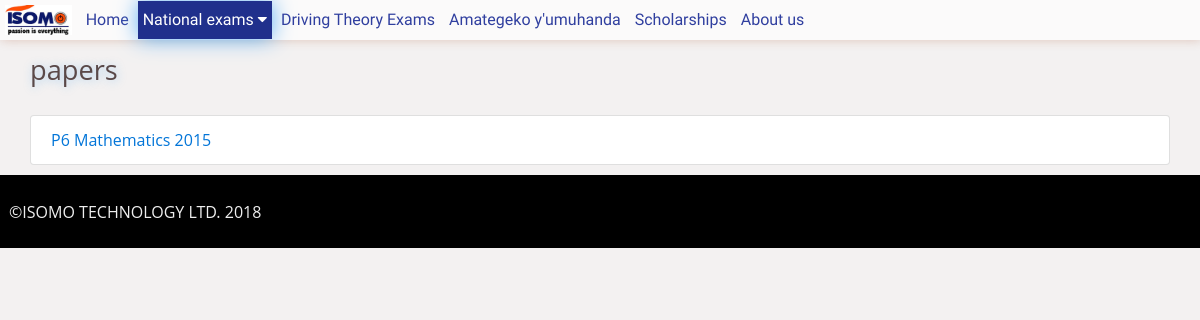
/papers/p6, run on an earlier commit of the app's database.
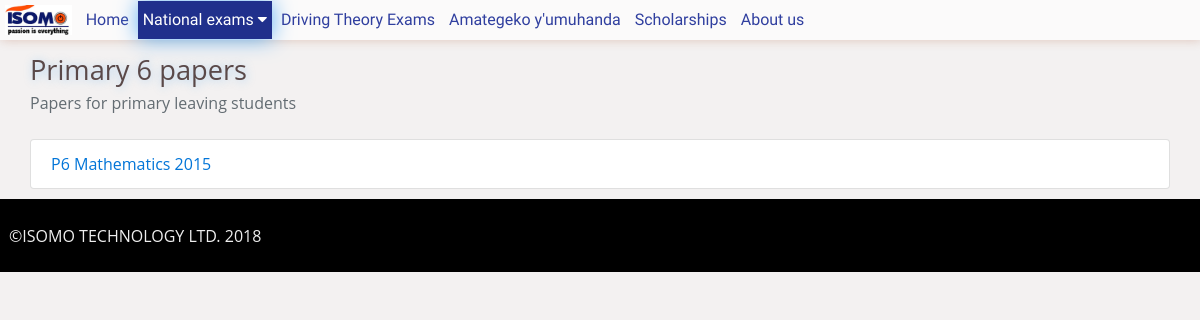
And on a later commit of the database.
### tables this page shows
CREATE TABLE `levels` (
  `name` varchar(32) NOT NULL,
  `printname` varchar(128) DEFAULT NULL,
  `short_intro` text,
  `description` text
);

### functions.php (called while the page is built, shortened)
<?php
	include_once "conn.php";
	function page_level(){
		$request_uri = trim($_SERVER['REQUEST_URI'], "/");
		$level = count(explode("/", $request_uri));
		return $level;
	}
	function level_papers($level){
		global $db;
		$level = strtoupper($level);
		$sql = "SELECT * FROM papers JOIN subjects ON papers.subject = subjects.id JOIN subject_levels ON subject_levels.subject = subjects.id WHERE subject_levels.level = \"$level\" ";
		$query = $db->query($sql) or die("error getting papers $db->error");
		$papers = array();
		while ($data = $query->fetch_assoc()) {
			$papers[] = $data;
		}
		return $papers;
	}
?>

### papers.php (the view, shortened to what this page needs)
<!DOCTYPE html>
<html>
<head>
	<?php
		include "functions.php";
		include_once 'class.paper.php';
		$Paper = new paper();
		$str = trim(str_ireplace("/papers/", '', $_SERVER['REQUEST_URI']), '/');
		$parts = explode("/", trim($str));
		$level = page_level();
		if($level == 1){
			$page_name = 'home';
			$title = "Papers";
		}else if($level == 2){
			$spage = $parts[0];
			$query = $db->query("SELECT * FROM levels WHERE name = \"$spage\" LIMIT 1 ") or die("Cabt see level $db->error");
			if($query->num_rows){
				$level = $query->fetch_assoc();
			}else{
			}
		}else if(strpos($parts[1], "driving_theory") == 0){
			$page_name = 'driving_theory';
			$paper_date = str_ireplace("driving_theory", "", $parts[1]);
			$paper_data = $Paper->getDrivingPaper('', $paper_date)[0];
			$title = $paper_data['name'];
		}
		include "modules/head.php";
	?>
</head>
<body>
	<?php
		include "modules/menu.php";
		if($level == 1){
			include "paper_home.php";
		}else{
			$spage = $parts[0];
			$query = $db->query("SELECT * FROM levels WHERE name = \"$spage\" LIMIT 1 ") or die("Cabt see level $db->error");
			if($query->num_rows){
				$level = $query->fetch_assoc();
				$printname = $level['printname'];
				$paper_intro = $level['short_intro'];
				?>
					<div class="container">
						<div class="row">
							<div class="col-md-9">
								<h1 class="page-title"><?php echo $printname ?> papers</h1>
								<p class="text-muted"><i><?php echo $paper_intro; ?></i></p>
							</div>
						</div>
						<div class="row">
							<div class="col-md-12">
								<ul class="list-group">
								<?php
									$papers = level_papers($spage);
									for($n=0; $n<count($papers); $n++){
										$paper = $papers[$n];
										$pname = $paper['level']." $paper[name] ".$paper['year'];
										?>
											<li class="list-group-item"><a href="get/<?php echo str_ireplace(" ", "_", strtolower($pname)) ?>"><?php echo $pname ?></a></li>
										<?php
									}
								?>
								</ul>
							</div>
						</div>
					</div>
				<?php
			}else if($spage =='get'){
				if(!empty($paper_data)){
					$papername =  $paper_data['name'];
					$paper_parts = explode("_", $papername);
					$subjname = $paper_data['name'];
					$subj_level = $paper_parts[0];
					$subj_year = $paper_data['year'];
					?>
						<div class="container">
							<div class="row">
								<div class="col-md-12">
									<h1 class="page-title"><?php echo ucwords($subjname);  ?></h1>
									<div class="embed-responsive embed-responsive-16by9">
										<iframe scrolling ='no' class="embed-responsive-item" frameborder="0" width="400" height="100%" src="<?php echo get_file($paper_data['file']); ?>"></iframe>
									</div>
								</div>
							</div>
						</div>
					<?php
				}else{
					$papername =  $parts[1];
					$paper_parts = explode("_", $papername);
					$subjname = $paper_parts[1];
					$subj_level = $paper_parts[0];
					$subj_year = $paper_parts[2];
					$query = $db->query("SELECT * FROM papers JOIN subjects ON subjects.id = papers.subject JOIN subject_levels ON subject_levels.subject = subjects.id WHERE subjects.name = \"$subjname\" AND subject_levels.level = \"$subj_level\" AND papers.year = \"$subj_year\" LIMIT 1 ") or die("can't get a paper $db->error");
					$paper_data = $query->fetch_assoc();
					?>
						<div class="container">
							<div class="row">
								<div class="col-md-12">
									<h1 class="page-title"><?php echo ucwords($subjname)." of ".$subj_year;  ?></h1>
									<div class="embed-responsive embed-responsive-16by9">
										<iframe scrolling ='no' class="embed-responsive-item" frameborder="0" width="400" height="100%" src="<?php echo get_file($paper_data['file']); ?>"></iframe>
									</div>
								</div>
							</div>
						</div>
					<?php
				}
			}
		}
	?>
	<?php include "modules/footer.php"; ?>
</body>
</html>

What changed in the data, as far as the page shows it:
now on this page (row edited): levels: printname "Primary 6", short_intro "Papers for primary leaving students"
